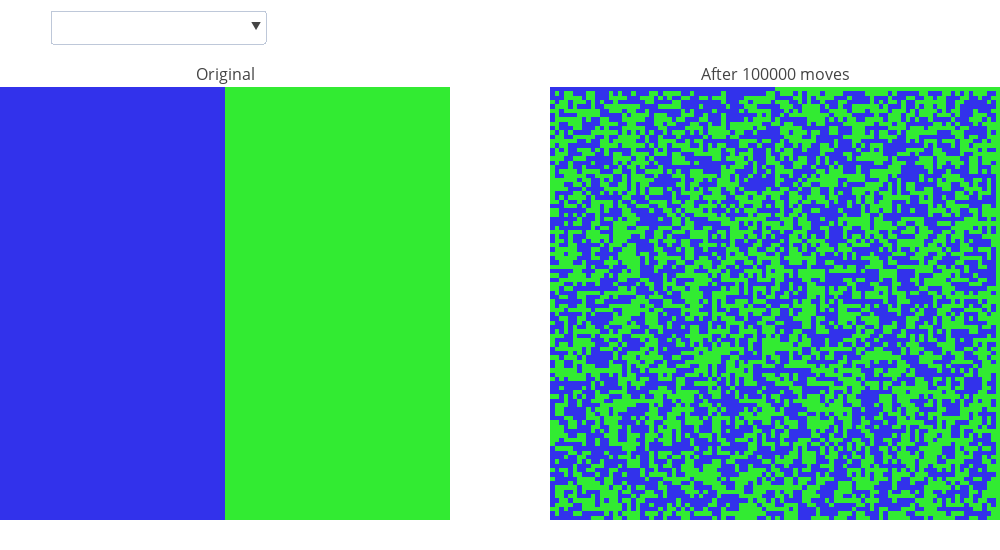

Notebook code for this chart:
### Markdown cell above
### Advanced plot

This shows different scenerios for the 2D Ising model

### Code cell
N         = 100
num_moves = 100000

systems = list()
for israndom in (True, False):
    for temperature in (0.2, 2, 10): 
        model = Two_D_Ising(N = N, is_random = israndom)
        model.disorder_system(num_moves, temperature)
        system = (israndom, temperature, model.old_system, model.system)
        systems.append(system)

fig = tools.make_subplots(rows=1, cols=2, subplot_titles=('Original', f'After {num_moves} moves'),)

for i, system in enumerate(systems):
    trace = go.Heatmap(z=system[2],
                       colorscale=[[0, "rgb(50, 235, 50)"], [1, "rgb(50, 50, 235)"]],
                       showlegend=False,
                       showscale=False)
    fig.append_trace(trace, 1, 1)
    
for i, system in enumerate(systems):
    trace = go.Heatmap(z=system[3],
                       colorscale=[[0, "rgb(50, 235, 50)"], [1, "rgb(50, 50, 235)"]],
                       showlegend=False,
                       showscale=False)
    fig.append_trace(trace, 1, 2)

### Create buttons for drop down menu
buttons = []
for i, system in enumerate(systems):
    random = {True: "Random", False: "Not random"}[system[0]]
    label = f"{random} at temperature {system[1]}"
    visibility = [i==j for j in range(len(systems))]
    button = dict(
                 label =  label,
                 method = 'update',
                 args = [{'visible': visibility},
                     {'title': label}])
    buttons.append(button)

updatemenus = list([
    dict(active=-1,
         buttons=buttons,
         direction = 'down',
         pad = {'r': 10, 't': 10},
         showactive = True,
         x = 0.05,
         xanchor = 'left',
         y = 1.2,
         yanchor = 'top' 
    )
])

fig["layout"]["width"] = 1000
fig["layout"]["height"] = 550
fig["layout"]["autosize"] = True
fig["layout"]["margin"] = dict(t=0, b=30, l=0, r=0)
fig['layout']['updatemenus'] = updatemenus

for axis in ("xaxis1", "xaxis2", "yaxis1", "yaxis2"):
    fig.layout[axis]["autorange"] = True
    fig.layout[axis]["ticks"] = ''
    for trait in ("showgrid", "zeroline", "showline", "showticklabels"):
        fig.layout[axis][trait] = False
        
iplot(fig);

### Figure 1 — Plotly figure (JSON) as saved in the notebook; plotly's stock layout.template omitted (floating-point values rounded to 4 significant figures; data arrays with more than 128 entries replaced by an {"elided": "..."} marker saying what was removed)
{"data": [{"colorscale": [[0, "rgb(50, 235, 50)"], [1, "rgb(50, 50, 235)"]], "showlegend": false, "showscale": false, "type": "heatmap", "xaxis": "x1", "yaxis": "y1", "z": {"elided": "100x100 int values"}}, {"colorscale": [[0, "rgb(50, 235, 50)"], [1, "rgb(50, 50, 235)"]], "showlegend": false, "showscale": false, "type": "heatmap", "xaxis": "x1", "yaxis": "y1", "z": {"elided": "100x100 int values"}}, {"colorscale": [[0, "rgb(50, 235, 50)"], [1, "rgb(50, 50, 235)"]], "showlegend": false, "showscale": false, "type": "heatmap", "xaxis": "x1", "yaxis": "y1", "z": {"elided": "100x100 int values"}}, {"colorscale": [[0, "rgb(50, 235, 50)"], [1, "rgb(50, 50, 235)"]], "showlegend": false, "showscale": false, "type": "heatmap", "xaxis": "x1", "yaxis": "y1", "z": {"elided": "100x100 int values"}}, {"colorscale": [[0, "rgb(50, 235, 50)"], [1, "rgb(50, 50, 235)"]], "showlegend": false, "showscale": false, "type": "heatmap", "xaxis": "x1", "yaxis": "y1", "z": {"elided": "100x100 int values"}}, {"colorscale": [[0, "rgb(50, 235, 50)"], [1, "rgb(50, 50, 235)"]], "showlegend": false, "showscale": false, "type": "heatmap", "xaxis": "x1", "yaxis": "y1", "z": {"elided": "100x100 int values"}}, {"colorscale": [[0, "rgb(50, 235, 50)"], [1, "rgb(50, 50, 235)"]], "showlegend": false, "showscale": false, "type": "heatmap", "xaxis": "x2", "yaxis": "y2", "z": {"elided": "100x100 int values"}}, {"colorscale": [[0, "rgb(50, 235, 50)"], [1, "rgb(50, 50, 235)"]], "showlegend": false, "showscale": false, "type": "heatmap", "xaxis": "x2", "yaxis": "y2", "z": {"elided": "100x100 int values"}}, {"colorscale": [[0, "rgb(50, 235, 50)"], [1, "rgb(50, 50, 235)"]], "showlegend": false, "showscale": false, "type": "heatmap", "xaxis": "x2", "yaxis": "y2", "z": {"elided": "100x100 int values"}}, {"colorscale": [[0, "rgb(50, 235, 50)"], [1, "rgb(50, 50, 235)"]], "showlegend": false, "showscale": false, "type": "heatmap", "xaxis": "x2", "yaxis": "y2", "z": {"elided": "100x100 int values"}}, {"colorscale": [[0, "rgb(50, 235, 50)"], [1, "rgb(50, 50, 235)"]], "showlegend": false, "showscale": false, "type": "heatmap", "xaxis": "x2", "yaxis": "y2", "z": {"elided": "100x100 int values"}}, {"colorscale": [[0, "rgb(50, 235, 50)"], [1, "rgb(50, 50, 235)"]], "showlegend": false, "showscale": false, "type": "heatmap", "xaxis": "x2", "yaxis": "y2", "z": {"elided": "100x100 int values"}}], "layout": {"annotations": [{"font": {"size": 16}, "showarrow": false, "text": "Original", "x": 0.225, "xanchor": "center", "xref": "paper", "y": 1, "yanchor": "bottom", "yref": "paper"}, {"font": {"size": 16}, "showarrow": false, "text": "After 100000 moves", "x": 0.775, "xanchor": "center", "xref": "paper", "y": 1, "yanchor": "bottom", "yref": "paper"}], "autosize": true, "height": 550, "margin": {"b": 30, "l": 0, "r": 0, "t": 0}, "updatemenus": [{"active": -1, "buttons": [{"args": [{"visible": [true, false, false, false, false, false]}, {"title": "Random at temperature 0.2"}], "label": "Random at temperature 0.2", "method": "update"}, {"args": [{"visible": [false, true, false, false, false, false]}, {"title": "Random at temperature 2"}], "label": "Random at temperature 2", "method": "update"}, {"args": [{"visible": [false, false, true, false, false, false]}, {"title": "Random at temperature 10"}], "label": "Random at temperature 10", "method": "update"}, {"args": [{"visible": [false, false, false, true, false, false]}, {"title": "Not random at temperature 0.2"}], "label": "Not random at temperature 0.2", "method": "update"}, {"args": [{"visible": [false, false, false, false, true, false]}, {"title": "Not random at temperature 2"}], "label": "Not random at temperature 2", "method": "update"}, {"args": [{"visible": [false, false, false, false, false, true]}, {"title": "Not random at temperature 10"}], "label": "Not random at temperature 10", "method": "update"}], "direction": "down", "pad": {"r": 10, "t": 10}, "showactive": true, "x": 0.05, "xanchor": "left", "y": 1.2, "yanchor": "top"}], "width": 1000, "xaxis1": {"anchor": "y1", "autorange": true, "domain": [0, 0.45], "showgrid": false, "showline": false, "showticklabels": false, "ticks": "", "zeroline": false}, "xaxis2": {"anchor": "y2", "autorange": true, "domain": [0.55, 1], "showgrid": false, "showline": false, "showticklabels": false, "ticks": "", "zeroline": false}, "yaxis1": {"anchor": "x1", "autorange": true, "domain": [0, 1], "showgrid": false, "showline": false, "showticklabels": false, "ticks": "", "zeroline": false}, "yaxis2": {"anchor": "x2", "autorange": true, "domain": [0, 1], "showgrid": false, "showline": false, "showticklabels": false, "ticks": "", "zeroline": false}}}
